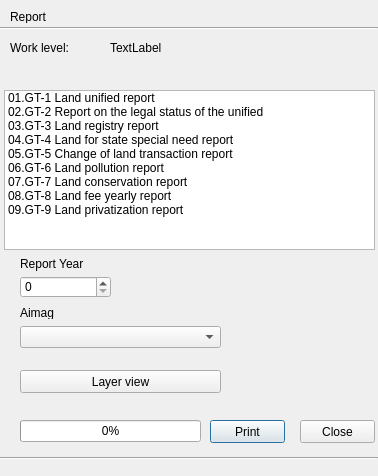
<?xml version="1.0" encoding="UTF-8"?>
<ui version="4.0">
 <class>ReportDialog</class>
 <widget class="QDialog" name="ReportDialog">
  <property name="geometry">
   <rect>
    <x>0</x>
    <y>0</y>
    <width>378</width>
    <height>476</height>
   </rect>
  </property>
  <property name="windowTitle">
   <string>Dialog</string>
  </property>
  <widget class="QListWidget" name="listWidget">
   <property name="geometry">
    <rect>
     <x>4</x>
     <y>90</y>
     <width>371</width>
     <height>160</height>
    </rect>
   </property>
   <item>
    <property name="text">
     <string>01.GT-1 Land unified report</string>
    </property>
   </item>
   <item>
    <property name="text">
     <string>02.GT-2 Report on the legal status of the unified</string>
    </property>
   </item>
   <item>
    <property name="text">
     <string>03.GT-3 Land registry report</string>
    </property>
   </item>
   <item>
    <property name="text">
     <string>04.GT-4 Land for state special need report</string>
    </property>
   </item>
   <item>
    <property name="text">
     <string>05.GT-5 Change of land transaction report</string>
    </property>
   </item>
   <item>
    <property name="text">
     <string>06.GT-6 Land pollution report</string>
    </property>
   </item>
   <item>
    <property name="text">
     <string>07.GT-7 Land conservation report</string>
    </property>
   </item>
   <item>
    <property name="text">
     <string>08.GT-8 Land fee yearly report</string>
    </property>
   </item>
   <item>
    <property name="text">
     <string>09.GT-9 Land privatization report</string>
    </property>
   </item>
  </widget>
  <widget class="Line" name="line">
   <property name="geometry">
    <rect>
     <x>0</x>
     <y>20</y>
     <width>378</width>
     <height>16</height>
    </rect>
   </property>
   <property name="orientation">
    <enum>Qt::Horizontal</enum>
   </property>
  </widget>
  <widget class="QLabel" name="label">
   <property name="geometry">
    <rect>
     <x>10</x>
     <y>10</y>
     <width>46</width>
     <height>13</height>
    </rect>
   </property>
   <property name="text">
    <string>Report </string>
   </property>
  </widget>
  <widget class="QSpinBox" name="begin_year_sbox">
   <property name="geometry">
    <rect>
     <x>20</x>
     <y>276</y>
     <width>91</width>
     <height>22</height>
    </rect>
   </property>
  </widget>
  <widget class="QLabel" name="label_2">
   <property name="geometry">
    <rect>
     <x>20</x>
     <y>256</y>
     <width>71</width>
     <height>16</height>
    </rect>
   </property>
   <property name="text">
    <string>Report Year</string>
   </property>
  </widget>
  <widget class="QLabel" name="label_4">
   <property name="geometry">
    <rect>
     <x>20</x>
     <y>306</y>
     <width>46</width>
     <height>13</height>
    </rect>
   </property>
   <property name="text">
    <string>Aimag</string>
   </property>
  </widget>
  <widget class="QComboBox" name="aimag_cbox">
   <property name="geometry">
    <rect>
     <x>20</x>
     <y>326</y>
     <width>201</width>
     <height>22</height>
    </rect>
   </property>
  </widget>
  <widget class="Line" name="line_2">
   <property name="geometry">
    <rect>
     <x>0</x>
     <y>450</y>
     <width>378</width>
     <height>16</height>
    </rect>
   </property>
   <property name="orientation">
    <enum>Qt::Horizontal</enum>
   </property>
  </widget>
  <widget class="QPushButton" name="print_button">
   <property name="geometry">
    <rect>
     <x>210</x>
     <y>420</y>
     <width>75</width>
     <height>23</height>
    </rect>
   </property>
   <property name="text">
    <string>Print</string>
   </property>
  </widget>
  <widget class="QPushButton" name="close_button">
   <property name="geometry">
    <rect>
     <x>300</x>
     <y>420</y>
     <width>75</width>
     <height>23</height>
    </rect>
   </property>
   <property name="text">
    <string>Close</string>
   </property>
  </widget>
  <widget class="QProgressBar" name="progressBar">
   <property name="enabled">
    <bool>true</bool>
   </property>
   <property name="geometry">
    <rect>
     <x>20</x>
     <y>420</y>
     <width>181</width>
     <height>22</height>
    </rect>
   </property>
   <property name="value">
    <number>0</number>
   </property>
   <property name="textVisible">
    <bool>true</bool>
   </property>
  </widget>
  <widget class="QLabel" name="label_5">
   <property name="geometry">
    <rect>
     <x>10</x>
     <y>40</y>
     <width>91</width>
     <height>16</height>
    </rect>
   </property>
   <property name="text">
    <string>Work level:</string>
   </property>
  </widget>
  <widget class="QLabel" name="work_level_lbl">
   <property name="geometry">
    <rect>
     <x>110</x>
     <y>40</y>
     <width>241</width>
     <height>16</height>
    </rect>
   </property>
   <property name="text">
    <string>TextLabel</string>
   </property>
  </widget>
  <widget class="QPushButton" name="layer_view_button">
   <property name="geometry">
    <rect>
     <x>20</x>
     <y>370</y>
     <width>201</width>
     <height>23</height>
    </rect>
   </property>
   <property name="text">
    <string>Layer view</string>
   </property>
  </widget>
 </widget>
 <resources/>
 <connections/>
</ui>
